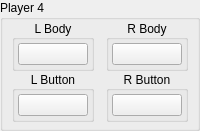
                                      <widget class="QGroupBox" name="player4Group">
                                        <property name="title">
                                          <string>Player 4</string>
                                        </property>
                                        <layout class="QHBoxLayout" name="horizontalLayout_16">
                                          <property name="spacing">
                                            <number>6</number>
                                          </property>
                                          <property name="leftMargin">
                                            <number>6</number>
                                          </property>
                                          <property name="topMargin">
                                            <number>0</number>
                                          </property>
                                          <property name="rightMargin">
                                            <number>6</number>
                                          </property>
                                          <property name="bottomMargin">
                                            <number>6</number>
                                          </property>
                                          <item>
                                            <widget class="QWidget" name="player4LeftJoycon"
                                              native="true">
                                              <layout class="QVBoxLayout"
                                                name="buttonMiscButtonsLeftJoyconVerticalLayout_17">
                                                <property name="spacing">
                                                  <number>0</number>
                                                </property>
                                                <property name="leftMargin">
                                                  <number>0</number>
                                                </property>
                                                <property name="topMargin">
                                                  <number>0</number>
                                                </property>
                                                <property name="rightMargin">
                                                  <number>0</number>
                                                </property>
                                                <property name="bottomMargin">
                                                  <number>0</number>
                                                </property>
                                                <item alignment="Qt::AlignHCenter">
                                                  <widget class="QGroupBox"
                                                    name="player4LeftBodyGroup">
                                                    <property name="title">
                                                      <string>L Body</string>
                                                    </property>
                                                    <property name="alignment">
                                                      <set>Qt::AlignCenter</set>
                                                    </property>
                                                    <layout class="QVBoxLayout"
                                                      name="verticalLayout_78">
                                                      <property name="spacing">
                                                        <number>3</number>
                                                      </property>
                                                      <property name="leftMargin">
                                                        <number>3</number>
                                                      </property>
                                                      <property name="topMargin">
                                                        <number>3</number>
                                                      </property>
                                                      <property name="rightMargin">
                                                        <number>3</number>
                                                      </property>
                                                      <property name="bottomMargin">
                                                        <number>3</number>
                                                      </property>
                                                      <item>
                                                        <widget class="QPushButton"
                                                          name="player4_left_body_button">
                                                          <property name="sizePolicy">
                                                            <sizepolicy hsizetype="Fixed"
                                                              vsizetype="Fixed">
                                                              <horstretch>0</horstretch>
                                                              <verstretch>0</verstretch>
                                                            </sizepolicy>
                                                          </property>
                                                          <property name="minimumSize">
                                                            <size>
                                                              <width>68</width>
                                                              <height>0</height>
                                                            </size>
                                                          </property>
                                                          <property name="maximumSize">
                                                            <size>
                                                              <width>68</width>
                                                              <height>16777215</height>
                                                            </size>
                                                          </property>
                                                          <property name="styleSheet">
                                                            <string notr="true">min-width: 68px;</string>
                                                          </property>
                                                          <property name="text">
                                                            <string />
                                                          </property>
                                                        </widget>
                                                      </item>
                                                    </layout>
                                                  </widget>
                                                </item>
                                                <item alignment="Qt::AlignHCenter">
                                                  <widget class="QGroupBox"
                                                    name="player4LeftButtonsGroup">
                                                    <property name="title">
                                                      <string>L Button</string>
                                                    </property>
                                                    <property name="alignment">
                                                      <set>Qt::AlignCenter</set>
                                                    </property>
                                                    <layout class="QVBoxLayout"
                                                      name="verticalLayout_79">
                                                      <property name="spacing">
                                                        <number>3</number>
                                                      </property>
                                                      <property name="leftMargin">
                                                        <number>3</number>
                                                      </property>
                                                      <property name="topMargin">
                                                        <number>3</number>
                                                      </property>
                                                      <property name="rightMargin">
                                                        <number>3</number>
                                                      </property>
                                                      <property name="bottomMargin">
                                                        <number>3</number>
                                                      </property>
                                                      <item>
                                                        <widget class="QPushButton"
                                                          name="player4_left_buttons_button">
                                                          <property name="sizePolicy">
                                                            <sizepolicy hsizetype="Fixed"
                                                              vsizetype="Fixed">
                                                              <horstretch>0</horstretch>
                                                              <verstretch>0</verstretch>
                                                            </sizepolicy>
                                                          </property>
                                                          <property name="minimumSize">
                                                            <size>
                                                              <width>68</width>
                                                              <height>0</height>
                                                            </size>
                                                          </property>
                                                          <property name="maximumSize">
                                                            <size>
                                                              <width>68</width>
                                                              <height>16777215</height>
                                                            </size>
                                                          </property>
                                                          <property name="styleSheet">
                                                            <string notr="true">min-width: 68px;</string>
                                                          </property>
                                                          <property name="text">
                                                            <string />
                                                          </property>
                                                        </widget>
                                                      </item>
                                                    </layout>
                                                  </widget>
                                                </item>
                                              </layout>
                                            </widget>
                                          </item>
                                          <item>
                                            <widget class="QWidget" name="player4RightJoycon"
                                              native="true">
                                              <layout class="QVBoxLayout"
                                                name="buttonMiscButtonsRightJoyconVerticalLayout_17">
                                                <property name="spacing">
                                                  <number>0</number>
                                                </property>
                                                <property name="leftMargin">
                                                  <number>0</number>
                                                </property>
                                                <property name="topMargin">
                                                  <number>0</number>
                                                </property>
                                                <property name="rightMargin">
                                                  <number>0</number>
                                                </property>
                                                <property name="bottomMargin">
                                                  <number>0</number>
                                                </property>
                                                <item alignment="Qt::AlignHCenter">
                                                  <widget class="QGroupBox"
                                                    name="player4RightBodyGroup">
                                                    <property name="title">
                                                      <string>R Body</string>
                                                    </property>
                                                    <property name="alignment">
                                                      <set>Qt::AlignCenter</set>
                                                    </property>
                                                    <layout class="QVBoxLayout"
                                                      name="verticalLayout_76">
                                                      <property name="spacing">
                                                        <number>3</number>
                                                      </property>
                                                      <property name="leftMargin">
                                                        <number>3</number>
                                                      </property>
                                                      <property name="topMargin">
                                                        <number>3</number>
                                                      </property>
                                                      <property name="rightMargin">
                                                        <number>3</number>
                                                      </property>
                                                      <property name="bottomMargin">
                                                        <number>3</number>
                                                      </property>
                                                      <item>
                                                        <widget class="QPushButton"
                                                          name="player4_right_body_button">
                                                          <property name="sizePolicy">
                                                            <sizepolicy hsizetype="Fixed"
                                                              vsizetype="Fixed">
                                                              <horstretch>0</horstretch>
                                                              <verstretch>0</verstretch>
                                                            </sizepolicy>
                                                          </property>
                                                          <property name="minimumSize">
                                                            <size>
                                                              <width>68</width>
                                                              <height>0</height>
                                                            </size>
                                                          </property>
                                                          <property name="maximumSize">
                                                            <size>
                                                              <width>68</width>
                                                              <height>16777215</height>
                                                            </size>
                                                          </property>
                                                          <property name="styleSheet">
                                                            <string notr="true">min-width: 68px;</string>
                                                          </property>
                                                          <property name="text">
                                                            <string />
                                                          </property>
                                                        </widget>
                                                      </item>
                                                    </layout>
                                                  </widget>
                                                </item>
                                                <item alignment="Qt::AlignHCenter">
                                                  <widget class="QGroupBox"
                                                    name="player4RightButtonsGroup">
                                                    <property name="title">
                                                      <string>R Button</string>
                                                    </property>
                                                    <property name="alignment">
                                                      <set>Qt::AlignCenter</set>
                                                    </property>
                                                    <layout class="QVBoxLayout"
                                                      name="verticalLayout_77">
                                                      <property name="spacing">
                                                        <number>3</number>
                                                      </property>
                                                      <property name="leftMargin">
                                                        <number>3</number>
                                                      </property>
                                                      <property name="topMargin">
                                                        <number>3</number>
                                                      </property>
                                                      <property name="rightMargin">
                                                        <number>3</number>
                                                      </property>
                                                      <property name="bottomMargin">
                                                        <number>3</number>
                                                      </property>
                                                      <item>
                                                        <widget class="QPushButton"
                                                          name="player4_right_buttons_button">
                                                          <property name="sizePolicy">
                                                            <sizepolicy hsizetype="Fixed"
                                                              vsizetype="Fixed">
                                                              <horstretch>0</horstretch>
                                                              <verstretch>0</verstretch>
                                                            </sizepolicy>
                                                          </property>
                                                          <property name="minimumSize">
                                                            <size>
                                                              <width>68</width>
                                                              <height>0</height>
                                                            </size>
                                                          </property>
                                                          <property name="maximumSize">
                                                            <size>
                                                              <width>68</width>
                                                              <height>16777215</height>
                                                            </size>
                                                          </property>
                                                          <property name="styleSheet">
                                                            <string notr="true">min-width: 68px;</string>
                                                          </property>
                                                          <property name="text">
                                                            <string />
                                                          </property>
                                                        </widget>
                                                      </item>
                                                    </layout>
                                                  </widget>
                                                </item>
                                              </layout>
                                            </widget>
                                          </item>
                                        </layout>
                                      </widget>
